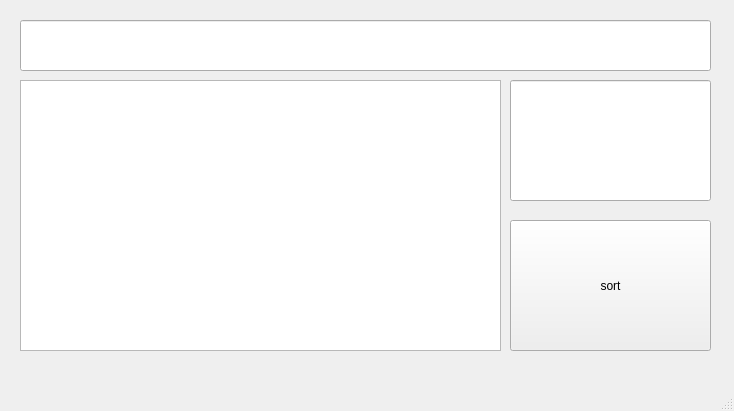
<?xml version="1.0" encoding="UTF-8"?>
<ui version="4.0">
 <class>MainWindow</class>
 <widget class="QMainWindow" name="MainWindow">
  <property name="geometry">
   <rect>
    <x>0</x>
    <y>0</y>
    <width>734</width>
    <height>411</height>
   </rect>
  </property>
  <property name="windowTitle">
   <string>MainWindow</string>
  </property>
  <widget class="QWidget" name="centralwidget">
   <widget class="QLineEdit" name="lineEditArray">
    <property name="geometry">
     <rect>
      <x>20</x>
      <y>20</y>
      <width>691</width>
      <height>51</height>
     </rect>
    </property>
   </widget>
   <widget class="QLineEdit" name="lineEditSearch">
    <property name="geometry">
     <rect>
      <x>510</x>
      <y>80</y>
      <width>201</width>
      <height>121</height>
     </rect>
    </property>
   </widget>
   <widget class="QTextBrowser" name="textBrowser">
    <property name="geometry">
     <rect>
      <x>20</x>
      <y>80</y>
      <width>481</width>
      <height>271</height>
     </rect>
    </property>
   </widget>
   <widget class="QPushButton" name="pushButtonSortSearch">
    <property name="geometry">
     <rect>
      <x>510</x>
      <y>220</y>
      <width>201</width>
      <height>131</height>
     </rect>
    </property>
    <property name="text">
     <string>sort</string>
    </property>
   </widget>
  </widget>
  <widget class="QMenuBar" name="menubar">
   <property name="geometry">
    <rect>
     <x>0</x>
     <y>0</y>
     <width>734</width>
     <height>23</height>
    </rect>
   </property>
  </widget>
  <widget class="QStatusBar" name="statusbar"/>
 </widget>
 <resources/>
 <connections/>
</ui>
